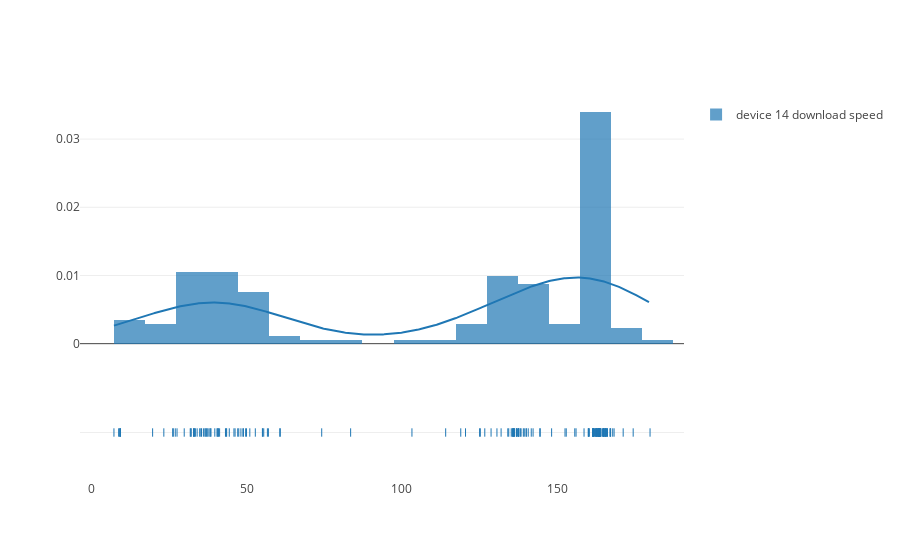

Notebook code cell kept with this figure:
### Code cell
device_number=14
subset=download_df[download_df["SK_PI"]==device_number]
hist_data = [subset['DOWNLOAD']]
group_labels = ['device '+str(device_number)+ ' download speed']
import plotly.figure_factory as ff
fig = ff.create_distplot(hist_data, group_labels,bin_size=10)
iplot(fig)

### Figure 1 — Plotly figure (JSON) as saved in the notebook; plotly's stock layout.template omitted (floating-point values rounded to 4 significant figures; data arrays with more than 128 entries replaced by an {"elided": "..."} marker saying what was removed)
{"data": [{"autobinx": false, "histnorm": "probability density", "legendgroup": "device 14 download speed", "marker": {"color": "rgb(31, 119, 180)"}, "name": "device 14 download speed", "opacity": 0.7, "type": "histogram", "x": {"elided": "171 float values"}, "xaxis": "x1", "xbins": {"end": 179.9, "size": 10, "start": 7.29}, "yaxis": "y1"}, {"legendgroup": "device 14 download speed", "marker": {"color": "rgb(31, 119, 180)"}, "mode": "lines", "name": "device 14 download speed", "showlegend": false, "type": "scatter", "x": {"elided": "500 float values"}, "xaxis": "x1", "y": {"elided": "500 float values"}, "yaxis": "y1"}, {"legendgroup": "device 14 download speed", "marker": {"color": "rgb(31, 119, 180)", "symbol": "line-ns-open"}, "mode": "markers", "name": "device 14 download speed", "showlegend": false, "text": null, "type": "scatter", "x": {"elided": "171 float values"}, "xaxis": "x1", "y": {"elided": "171 str values"}, "yaxis": "y2"}], "layout": {"barmode": "overlay", "hovermode": "closest", "legend": {"traceorder": "reversed"}, "xaxis1": {"anchor": "y2", "domain": [0, 1], "zeroline": false}, "yaxis1": {"anchor": "free", "domain": [0.35, 1], "position": 0}, "yaxis2": {"anchor": "x1", "domain": [0, 0.25], "dtick": 1, "showticklabels": false}}}
